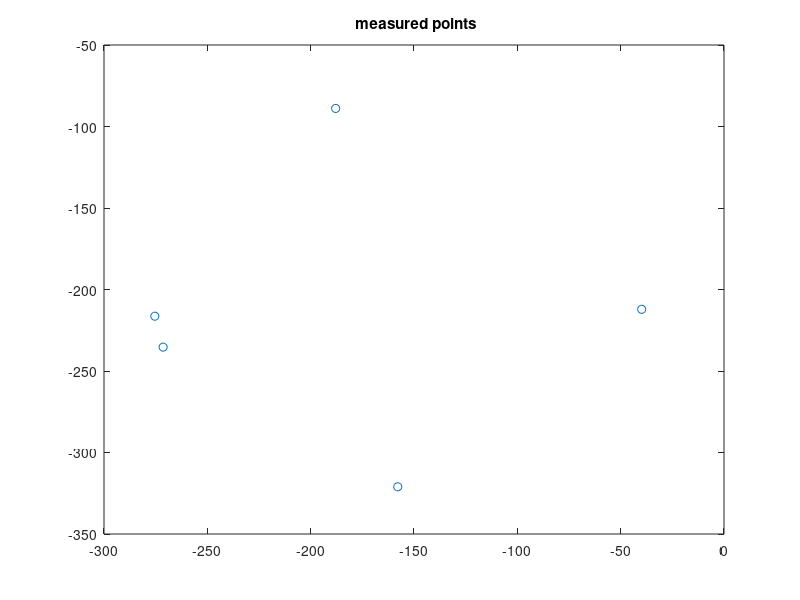

Write the MATLAB code that produced this figure. (Note: this script raises an error after producing the figure.)
%% For X (platform+kistler+cable)
mx = 9.241410334340282e-004;
cx = 0.001651705312519;

%% For Y (platform+kistler+cable)
cy = 0.001046707328795;
my = 5.572114462326005e-004;
% 
% %% Al platform only
% mx = 7.950913801404835e-004;
% cx = 0.001331957704959;
% my=2.721567156741477e-004;
% cy=0.001005491797519;

%% Circle
x=[-39.827; -157.874; -271.401; -187.914; -275.410];
y=[-212.137; -321.030; -235.368; -88.914; -216.377];
plot(x,y,'o'), title(' measured points');
[xc,yc,Re,a] = circfit(x,y);
th = linspace(0,2*pi,20)';
xe = Re*cos(th)+xc; ye = Re*sin(th)+yc;
plot(x,y,'o',[xe;xe(1)],[ye;ye(1)],'-.'),
title(' measured and fitted circles')
legend('measured','fitted')
text(xc,yc,sprintf('center (%g , %g );  R=%g',xc,yc,Re))
xlabel x, ylabel y 
axis equal

%% Other parameters
omegad=1.2;
alphad=0.6;
Ts=0.001;
%% Generate trajectory
center=[xc;yc];
rad=Re;
kNorm=1*10^-1;
rNormal=109.08;
[circX, circY, circXd,circYd, circXdd, circYdd]=genCircle(center,rad,Ts,omegad,alphad);
% circX=fliplr(circX);
% circY=fliplr(circY);
% circXd=fliplr(circXd);
% circYd=fliplr(circYd);
% circXdd=fliplr(circXdd);
% circYdd=fliplr(circYdd);
factor=1;
circX=circX(1:floor(length(circX)/factor));
circY=circY(1:floor(length(circY)/factor));
circXd=circXd(1:floor(length(circX)/factor));
circYd=circYd(1:floor(length(circY)/factor));
circXdd=circXdd(1:floor(length(circX)/factor));
circYdd=circYdd(1:floor(length(circY)/factor));
% circX=[circX, circX];
% circY=[circY, circY];
% circXd=[circXd, circXd];
% circYd=[circYd, circYd];
% circXdd=[circXdd, circXdd];
% circYdd=[circYdd, circYdd];
theta=atan2(circY,circX);
figure(2);
plot(theta);

for i=1:length(circX)
    radRef(i)=sqrt((circX(i))^2+(circY(i))^2);
end

r0=rad;
Kp=[8 0; 0 7]*10^-2;
Kd=[5 0;0 5]*10^-4;
M=[mx 0; 0 my];
Minv=inv(M);
Ks=[7 0;0 0.7]*10^-2;
Wcut = 150; bLP  = exp(-Wcut*2*pi*Ts);
slbuild('positionControlSlidingCircle');
% 
% 
% filenameRoot = 'refcheck';
% mean=1.76;
% % filename
% % k = 2;      % when the torque is %50 reduced.
% % filename = [filenameRoot,num2str(k)];
% filename=filenameRoot;
% 
% % open file
% load(filename);
% dataName = eval(filename);
% % dataName=n2_09pm;
% XExpData=dataName.Y(1).Data;
% YExpData=dataName.Y(2).Data;
% XExpRef=dataName.Y(6).Data;
% YExpRef=dataName.Y(7).Data;
% [xcExp,ycExp,ReExp,aExp] = circfit(XExpRef,YExpRef);
% 
% 
% for i=1:length(Xdata)
% %     theta(i)=atan2(Ydata(i)-yc, Xdata(i)-xc);
%     rad(i)=sqrt((XExpData(i)-xc)^2+(YExpData(i)-yc)^2);
%     rdes(i)=sqrt((XExpRef(i)-xcExp)^2+(YExpRef(i)-ycExp)^2);
% end
% 
% % plot(rad);
% figure();
% plot(rdes);
% hold on;
% plot(radRef,'r');
